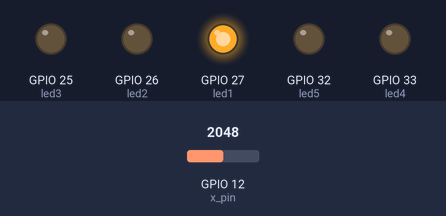
The program below on a simulated ESP32 board running MicroPython. Shown: output pins drawn as LEDs (lit = HIGH). Dashed ring = blinking. Inputs (shaded band) come from the test bench; at power-on: GPIO 12 (x_pin) = 2048 (analog values on the 0–4095 scale).

Above: at 1.2 s.
1.3 s: GPIO 12 (x_pin) set to 2151
2.8 s: GPIO 12 (x_pin) set to 2232
At 2.95 s:
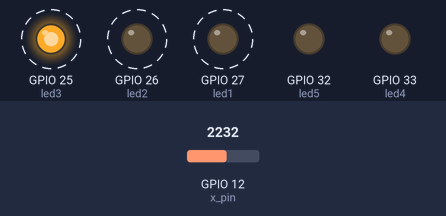
5.8 s: GPIO 12 (x_pin) set to 2160
At 5.8 s:
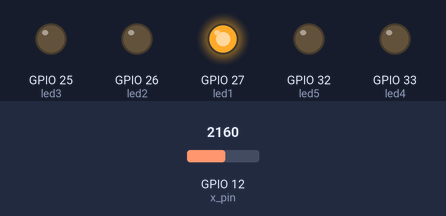
7.3 s: GPIO 12 (x_pin) set to 2240
At 7.56 s:
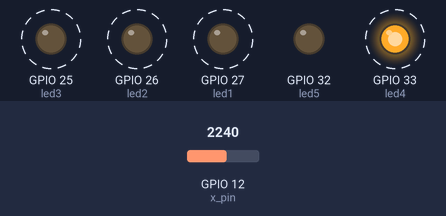
Timing chart, 0 to 11.3 s (numbered marks = the images above; inputs shaded):
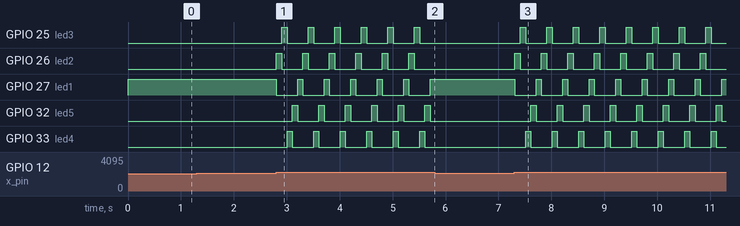

The program:

adc5.py
```python
from machine import Pin, ADC
from time import sleep

#joystick setup----------------------------
sw = Pin(13,Pin.IN, pull= Pin.PULL_UP)
x_pin = Pin(12,Pin.IN)
y_pin = Pin(14,Pin.IN)

x = ADC(x_pin)
y = ADC(y_pin)

x.atten(ADC.ATTN_11DB)
y.atten(ADC.ATTN_11DB)
#joystick setup----------------------------

#leds setup--------------------------------
led1 = Pin(27,Pin.OUT)
led2 = Pin(26,Pin.OUT)
led3 = Pin(25,Pin.OUT)
led4 = Pin(33,Pin.OUT)
led5 = Pin(32,Pin.OUT)

led_arr = [led1,led2,led3,led4,led5]
active_led = [1,0,0,0,0]
#leds setup--------------------------------

while True :

    if x.read() <= 500:
        active_led = active_led[1:] + active_led[:1]
    elif x.read() >= 2200:
        active_led = active_led[4:] + active_led[:4]

    for i in range(len(led_arr)):
        led_arr[i].value(active_led[i])

    #print("x= " ,x.read(), "   y=" ,y.read() , "   sw=" , sw.value())
    sleep(0.1)
```

Measured:
- the behaviour switches between 2199 and 2200 on GPIO 12 (x_pin) (found by bisection; images 0 and 1)
- after the input at 1.3 s, every drawn part: stays the same
- after the input at 2.8 s, GPIO 25 (led3): alternates HIGH for 0.10 s and LOW for 0.40 s, starting after 0.11 s; GPIO 26 (led2): alternates HIGH for 0.10 s and LOW for 0.40 s, starting at once
- after the input at 5.8 s, GPIO 25 (led3), GPIO 26 (led2), GPIO 32 (led5), GPIO 33 (led4): stops changing and stays LOW; GPIO 27 (led1): stops changing and stays HIGH
- after the input at 7.3 s, GPIO 25 (led3): alternates HIGH for 0.10 s and LOW for 0.40 s, starting after 0.11 s; GPIO 26 (led2): alternates HIGH for 0.10 s and LOW for 0.40 s, starting at once
